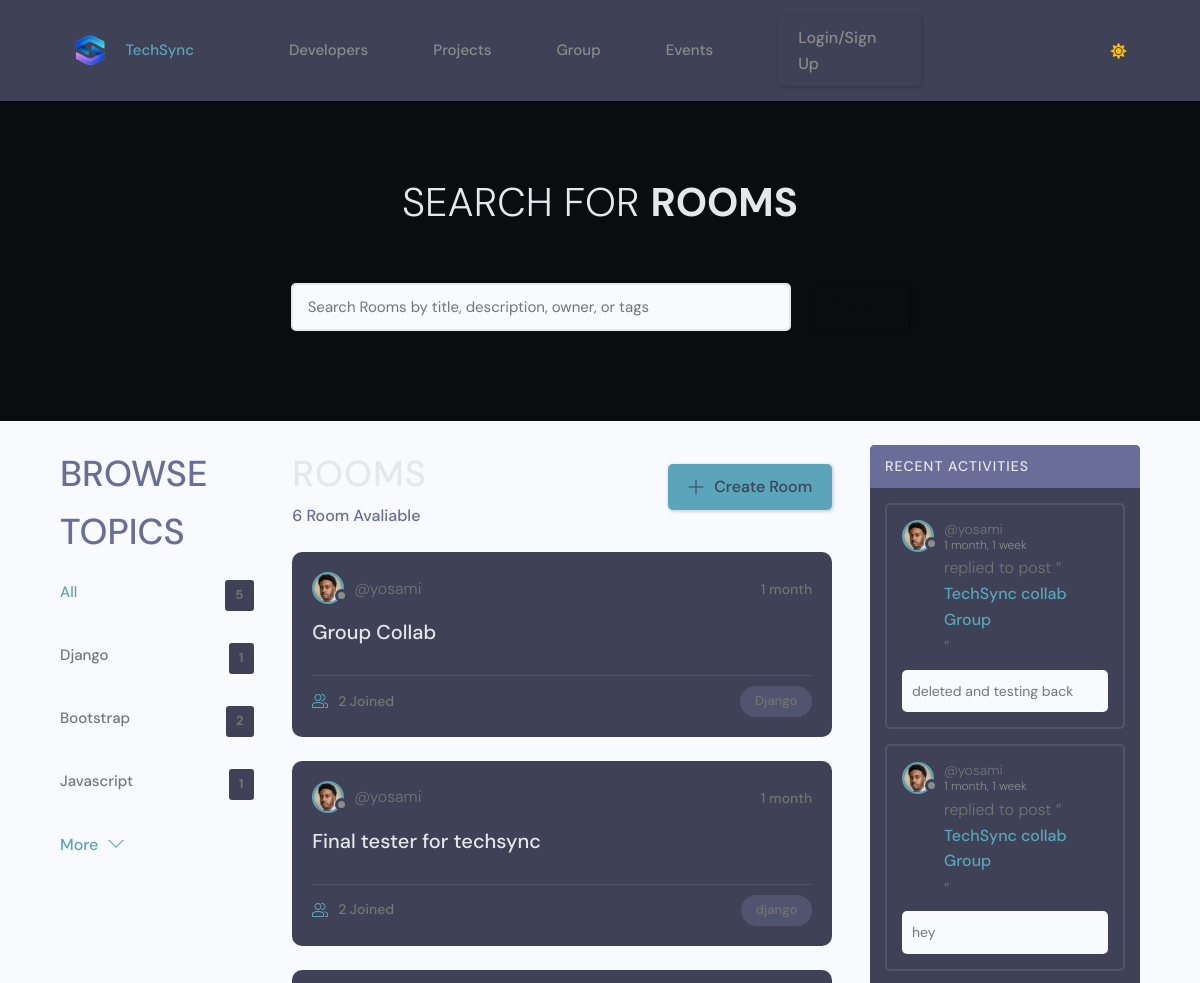
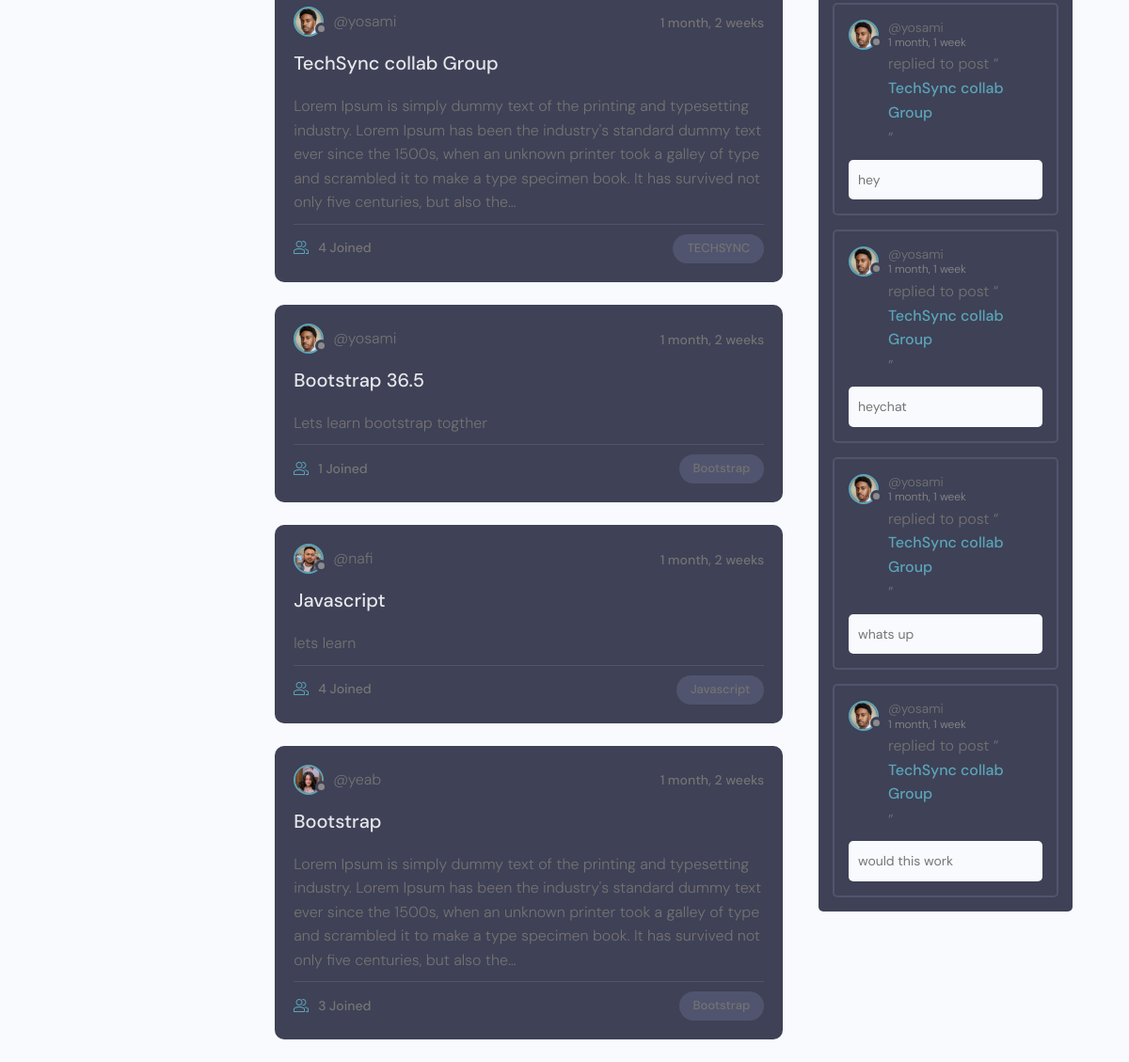
Page /group/ on the committed database (2 pictures, top to bottom).
### group/models.py (models this page shows, shortened)
class Topic(models.Model):
    name = models.CharField(max_length=200)

class Room(models.Model):
    id = models.UUIDField(default=uuid.uuid4, primary_key=True, unique=True, editable=False, )
    host = models.ForeignKey(User, on_delete=models.SET_NULL, null=True)
    topic = models.ForeignKey(Topic, on_delete=models.SET_NULL, null=True)
    name = models.CharField(max_length=200)
    description = models.TextField(null=True, blank=True)
    participants = models.ManyToManyField(User, related_name='participants', blank=True)
    users_online = models.ManyToManyField(User, related_name='online_in_rooms', blank=True)
    updated = models.DateTimeField(auto_now=True)
    created = models.DateTimeField(auto_now_add=True)
    class Meta:
        ordering = ['-updated', '-created']
    def __str__(self):
        return self.name

class Message(models.Model):
    id = models.UUIDField(default=uuid.uuid4, primary_key=True, unique=True, editable=False, )
    user = models.ForeignKey(User, on_delete=models.CASCADE)
    room = models.ForeignKey(Room, on_delete=models.CASCADE)
    body = models.TextField(default='')
    file = models.FileField(upload_to='files/', blank=True, null=True)
    updated = models.DateTimeField(auto_now=True)
    created = models.DateTimeField(auto_now_add=True)
    class Meta:
        ordering = ['updated', 'created']

### users/models.py (models this page shows, shortened)
class User(AbstractUser):
    email = models.EmailField(unique=True)
    is_event_organizer = models.BooleanField(default=False)
    is_event_moderator = models.BooleanField(default=False)
    is_speaker = models.BooleanField(default=False)  # Flag to identify if user is a speaker (remove it there is no need for it)
    is_recruiter = models.BooleanField(default=False)
    is_applicant = models.BooleanField(default=False)
    has_resume = models.BooleanField(default=False)
    has_company = models.BooleanField(default=False)

class Profile(models.Model):
    id = models.UUIDField(default=uuid.uuid4, primary_key=True, unique=True, editable=False, )
    user = models.OneToOneField(User, on_delete=models.CASCADE,null=True,blank=True)
    name = models.CharField(max_length=200, blank=True,null=True)
    username = models.CharField(max_length=200, blank=True,null=True,unique=True)
    headline = models.CharField(max_length=200, blank=True,null=True)
    about = models.TextField(blank=True, null=True)
    location = models.CharField(max_length=200, blank=True,null=True)
    profile_image = models.ImageField(null=True, blank=True,upload_to='profiles', default='default_profile.png')
    github_link = models.CharField(max_length=200, blank=True,null=True)
    twitter_link = models.CharField(max_length=200, blank=True,null=True)
    linkedin_link = models.CharField(max_length=200, blank=True,null=True)
    personal_link = models.CharField(max_length=200, blank=True,null=True)
    phone_regex = RegexValidator(
    regex=r'^\+?1?\d{9,15}$',
    message="Phone number must be entered in the format: '+999999999'. Up to 15 digits allowed."
    )
    phone_number = models.CharField(validators=[phone_regex], max_length=17, blank=True)  # validators should be a list
    created_at = models.DateTimeField(auto_now_add=True)

### group/views.py (the view)
# urls.py: path('', views.chat_view, name='chat-home'),
def home(request):
    q = request.GET.get('q') if request.GET.get('q') != None else ''
    q = q.lower()  # convert query to lowercase
    rooms = Room.objects.annotate(
        lower_topic=Lower('topic__name'),
        lower_name=Lower('name'),
        lower_description=Lower('description')
    ).filter(
        Q(lower_topic__icontains=q) |
        Q(lower_name__icontains=q) |
        Q(lower_description__icontains=q)
    )
    topics = Topic.objects.all()[0:5]
    room_count = rooms.count()
    room_messages = Message.objects.filter(Q(room__topic__name__icontains=q))
    context = {
        'rooms': rooms,
        'topics': topics,
        'room_count': room_count,
        'room_messages': room_messages,
    }
    return render(request, 'group/home.html', context)

### techsync/context_processors.py (called while the page is built, shortened)
def navbar_data(request):
    profile = event_organizer = event_moderator = None
    return {
        'profile': profile,
        'event_organizer': event_organizer,
        'event_moderator': event_moderator,
    }

### templates/group/home.html (shortened to what this page needs)
{% extends "main/main.html" %}
{% block content%}
{% include "group/navbar.html" %}
    <main class="layout layout--3">
      <div class="container">
  {% include "group/topic_component.html" %}
        <div class="roomList">
          <div class="roomList__header">
            <div>
              <h2>Rooms</h2>
              <p>{{room_count}} Room Avaliable</p>
            </div>
            <a class="btn btn--main" href="{% url 'create-room' %}">
              <svg version="1.1" xmlns="http://www.w3.org/2000/svg" width="32" height="32" viewBox="0 0 32 32">
                <title>add</title>
                <path
                  d="M16.943 0.943h-1.885v14.115h-14.115v1.885h14.115v14.115h1.885v-14.115h14.115v-1.885h-14.115v-14.115z"
                ></path>
              </svg>
              Create Room
            </a>
          </div>
{% include "group/feed_component.html" %}
        </div>
{% include "group/activity_component.html" %}
      </div>
    </main>
{% endblock content %}

### templates/group/topic_component.html
<div class="topics">
    <div class="topics__header">
      <h2>Browse Topics</h2>
    </div>
    <ul class="topics__list">
      <li>
        <a href="{% url 'home-group'%}" class="active">All <span>{{topics.count}}</span></a>
      </li>
    {% for topic in topics %}
        {% if topic.room_set.all.count > 0 %}
        <li>
            <a href="{% url 'home-group'%}?q={{topic.name}}">{{topic.name}}<span>{{topic.room_set.all.count}}</span></a>
        </li>
        {% endif %}
      {% endfor %}
    </ul>
    <a class="btn btn--link" href="{% url 'topics'%}">
      More
      <svg version="1.1" xmlns="http://www.w3.org/2000/svg" width="32" height="32" viewBox="0 0 32 32">
        <title>chevron-down</title>
        <path d="M16 21l-13-13h-3l16 16 16-16h-3l-13 13z"></path>
      </svg>
    </a>
  </div>

### templates/group/feed_component.html (shortened to what this page needs)
{% for room in rooms %}
<div class="roomListRoom">
    <div class="roomListRoom__header">
      <a href="" class="roomListRoom__author">
        <div class="avatar avatar--small">
          <img src="{{room.host.profile.profile_image.url}}" />
        </div>
        <span>@{{room.host.username}}</span>
      </a>
      <div class="roomListRoom__actions">
        <span>{{room.created|timesince}}</span>
      </div>
    </div>
    <div class="roomListRoom__content">
      <a href="{% url 'room' room.id %}">{{room.name}}</a>
      <p>
        {{room.description|truncatechars:300}}
      </p>
    </div>
    <div class="roomListRoom__meta">
      <a href="{% url 'room' room.id %}" class="roomListRoom__joined">
        {{room.participants.all.count}} Joined
      </a>
      <p class="roomListRoom__topic">{{room.topic.name}}</p>
    </div>
  </div>
{% endfor %}

### templates/group/activity_component.html (shortened to what this page needs)
<div class="activities">
    <div class="activities__header">
      <h2>Recent Activities</h2>
    </div>
    {% for message in room_messages|slice:":6" %}
    <div class="activities__box">
      <div class="activities__boxHeader roomListRoom__header">
        <a href="{% url 'user-profile' message.user.profile.id %}" class="roomListRoom__author">
          <div class="avatar avatar--small">
            <img src="{{message.user.profile.profile_image.url}}" />
          </div>
          <p>
            @{{message.user}}
            <span> {{ message.created|timesince }}</span>
          </p>
        </a>
      </div>
      <div class="activities__boxContent">
        <p>replied to post “<a href="{% url 'room' message.room.id %}">{{message.room}}</a>”</p>
        <div class="activities__boxRoomContent">
          {{message.body|truncatechars:100}}
        </div>
      </div>
    </div>
    {% endfor %}
  </div>

### static/styles/langauge.css (style rules this page uses)
:root { --li4-color-primary-hsl: 250, 84%, 54%; --li4-color-bg-hsl: 0, 0%, 100%; --li4-color-contrast-high-hsl: 230, 7%, 23%; --li4-color-contrast-higher-hsl: 230, 13%, 9%; --li4-color-bg-light-hsl: 0, 0%, 100%; --li4-color-white-hsl: 0, 0%, 100%; --li4-color-bg-dark-hsl: 240, 4%, 95%; --li4-color-bg-lighter-hsl: 0, 0%, 100%; --li4-color-black-hsl: 230, 13%, 9%; --li4-space-3xs: 0.25rem; --li4-space-2xs: 0.375rem; --li4-space-xs: 0.5rem; --li4-space-sm: 0.75rem; }
@media (min-width: 64rem) { :root { --li4-space-3xs: 0.375rem; --li4-space-2xs: 0.5625rem; --li4-space-xs: 0.75rem; --li4-space-sm: 1.125rem; } }
:root { --picker-vertical-gap: 4px; }

### static/styles/app.css (style rules this page uses)
:root { --color-sub: #0b0c10; }
img { width: 100%; }

### static/uikit/styles/modules/_variables.css (style rules this page uses)
:root { --color-main: #5aa5b9; --color-main-light: #e6faff; --color-sub: #0b0c10; --color-sub-light: #51546e; --color-sub-lighter: #ededfd; --color-text: #737373; --color-gray: #8b8b8b; --color-light: #e5e7eb; --color-light-gray: #767676; --color-bg: #f8fafd; --color-white: #fffefd; --color-white-light: #f3f3f3; --color-success: #359e64; --color-success-bg: #def8e8; --color-error: #fc4b0b; --color-error-bg: #fff2ee; --font-base: 'Poppins', arial, helvetica, 'Segoe UI', roboto, ubuntu, sans-serif; --font-monospace: 'Fira Code', 'Courier New', courier, monospace; --font-regular: 300; --font-medium: 500; --font-bold: 700; --generic-shadow: 1px 1px 5px #00000010; --generic-transition: all 0.3s ease-in-out; --color-btn-text: #0b0c10; }

### static/uikit/styles/modules/_base.css (style rules this page uses)
* { margin: 0; padding: 0; box-sizing: border-box; text-rendering: optimizeLegibility; color: inherit; font-size: inherit; }
html { font-size: 50%; }
@media only screen and (min-width: 480px) { html { font-size: 56.25%; } }
@media only screen and (min-width: 1200px) { html { font-size: 62.5%; } }
body { line-height: 1.6; font-weight: 400; font-size: 1.5rem; color: var(--color-text); background-color: var(--color-bg); min-height: 100vh; }

### static/uikit/styles/modules/_typography.css (style rules this page uses)
* { font-family: var(--font-base); }
h2 { font-size: 3.6rem; font-weight: var(--font-bold); }
p, span, strong { font-size: 1.6rem; color: var(--color-text); font-weight: var(--font-regular); }
a { padding-bottom: 2px; text-decoration: none; display: inline-block; color: var(--color-main); font-weight: var(--font-medium); }

### static/uikit/styles/modules/_utilities.css (style rules this page uses)
.container { width: 92%; max-width: 165rem; margin: 0 auto; box-sizing: border-box; }
@media screen and (min-width: 1000px) { .container { width: 90%; } }
@media screen and (min-width: 1200px) { .container { width: 80%; } }

### static/uikit/styles/modules/_avatar.css (style rules this page uses)
.avatar { border-radius: 50%; border: 2px solid var(--color-main); object-fit: cover; }

### static/uikit/styles/modules/_button.css (style rules this page uses)
.btn { display: inline-block; position: relative; cursor: pointer; background-color: var(--color-light); font-weight: var(--font-medium); color: var(--color-sub); text-decoration: none; padding: 1rem 2rem; border-radius: 0.5rem; border: none; width: -webkit-fit-content; width: -moz-fit-content; width: fit-content; height: -webkit-fit-content; height: -moz-fit-content; height: fit-content; font-size: 1.6rem; outline-width: 0; outline-color: transparent; -webkit-backface-visibility: hidden; backface-visibility: hidden; transition: all 0.3s ease-in-out; }
.btn--main { background-color: var(--color-main); color: var(--color-white); }

### static/uikit/styles/modules/_layout.css (style rules this page uses)
.layout { display: flex; flex-flow: row wrap; justify-content: space-between; }

### rows in the picture
Topic: name "Django", room_set.all.count "1"
Topic: name "Bootstrap", room_set.all.count "2"
Topic: name "Javascript", room_set.all.count "1"
Room: host.profile.profile_image (picture), host.username "yosami", created "1 month", name "Group Collab", participants.all.count "2", topic.name "Django"
Room: host.profile.profile_image (picture), host.username "yosami", created "1 month", name "Final tester for techsync", participants.all.count "2", topic.name "django"
Room: host.profile.profile_image (picture), host.username "yosami", created "1 month, 2 weeks", name "TechSync collab Group", description "Lorem Ipsum is simply dummy text of the printing and typesetting industry. Lorem Ipsum has been the industry's standard dummy text ever since the 1500s, when an unknown printer took a galley of type and scrambled it to make a type specimen book. It has survived not only five centuries, but also the…", participants.all.count "4", topic.name "TECHSYNC"
Room: host.profile.profile_image (picture), host.username "yosami", created "1 month, 2 weeks", name "Bootstrap 36.5", description "Lets learn bootstrap togther", participants.all.count "1", topic.name "Bootstrap"
Room: host.profile.profile_image (picture), host.username "nafi", created "1 month, 2 weeks", name "Javascript", description "lets learn", participants.all.count "4", topic.name "Javascript"
Room: host.profile.profile_image (picture), host.username "yeab", created "1 month, 2 weeks", name "Bootstrap", description "Lorem Ipsum is simply dummy text of the printing and typesetting industry. Lorem Ipsum has been the industry's standard dummy text ever since the 1500s, when an unknown printer took a galley of type and scrambled it to make a type specimen book. It has survived not only five centuries, but also the…", participants.all.count "3", topic.name "Bootstrap"
Message: user.profile.profile_image (picture), user "yosami", created "1 month, 1 week", room "TechSync collab Group", body "deleted and testing back"
Message: user.profile.profile_image (picture), user "yosami", created "1 month, 1 week", room "TechSync collab Group", body "hey"
Message: user.profile.profile_image (picture), user "yosami", created "1 month, 1 week", room "TechSync collab Group", body "hey"
Message: user.profile.profile_image (picture), user "yosami", created "1 month, 1 week", room "TechSync collab Group", body "heychat"
Message: user.profile.profile_image (picture), user "yosami", created "1 month, 1 week", room "TechSync collab Group", body "whats up"
Message: user.profile.profile_image (picture), user "yosami", created "1 month, 1 week", room "TechSync collab Group", body "would this work"

### other values in the picture
{{ topics.count }} "5"
{{ room_count }} "6"
